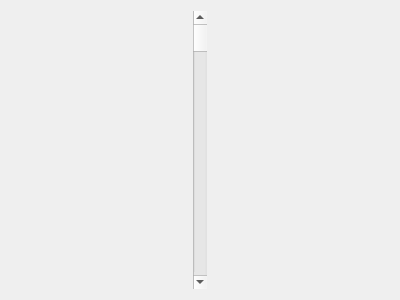
<?xml version="1.0" encoding="UTF-8"?>
<ui version="4.0">
 <class>ActualValuesWindow</class>
 <widget class="QWidget" name="ActualValuesWindow">
  <property name="geometry">
   <rect>
    <x>0</x>
    <y>0</y>
    <width>400</width>
    <height>300</height>
   </rect>
  </property>
  <property name="windowTitle">
   <string>Form</string>
  </property>
  <layout class="QHBoxLayout" name="horizontalLayout">
   <item>
    <widget class="QScrollBar" name="verticalScrollBar">
     <property name="orientation">
      <enum>Qt::Vertical</enum>
     </property>
    </widget>
   </item>
  </layout>
 </widget>
 <resources/>
 <connections/>
</ui>
